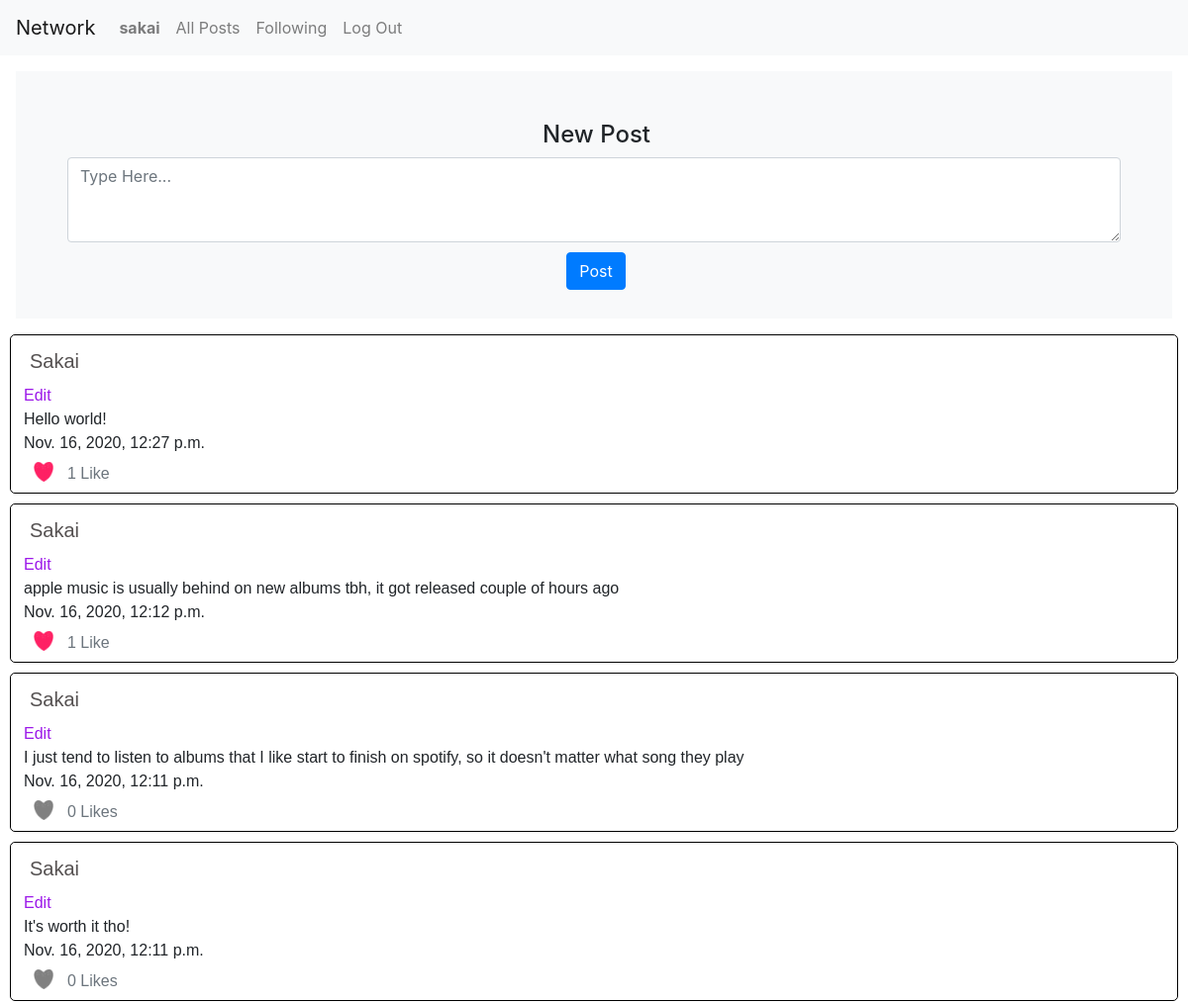
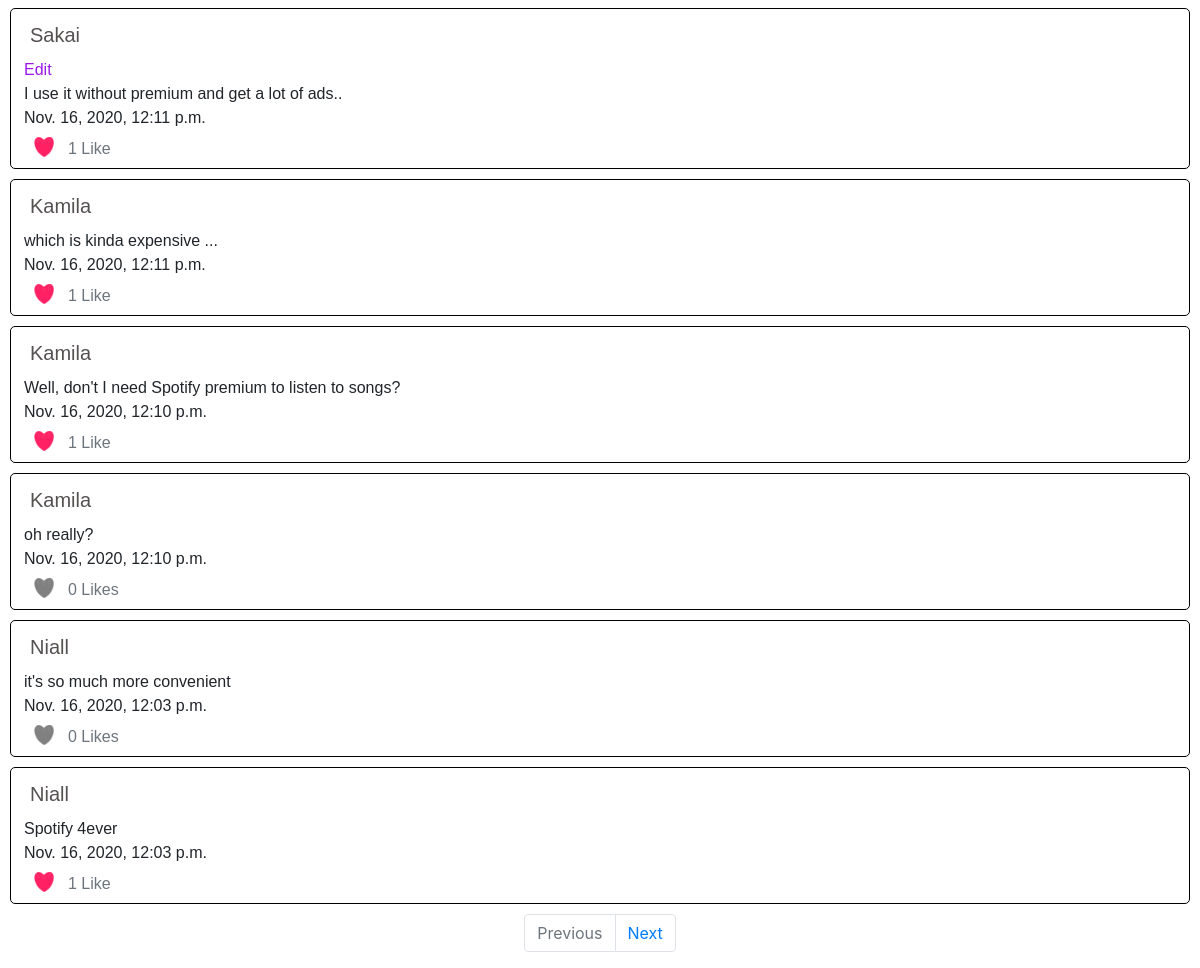
/ (signed in), run on the app's committed database (2 pictures, top to bottom).
### network/models.py (models this page shows)
class User(AbstractUser):
    pass

class Post(models.Model):
    owner = models.ForeignKey("User", on_delete=models.PROTECT, related_name="posts")
    text = models.TextField(blank=True)
    timestamp = models.DateTimeField(auto_now_add=True)
    likes = models.ManyToManyField(User, blank=True, related_name="liked_posts")

### network/views.py (the view)
# urls.py: path("", views.index, name="index"),
def index(request):
    posts = Post.objects.all()
    posts = posts.order_by("-timestamp").all()
    paginator = Paginator(posts, 10)
    page_number = request.GET.get('page')
    page_obj = paginator.get_page(page_number)
    if request.user.is_authenticated:
        liked_posts = request.user.liked_posts.all()
    else:
        liked_posts = []
    return render(request, "network/index.html", {
        "page_obj": page_obj,
        "liked_posts": liked_posts
    })

### network/templates/network/index.html (shortened to what this page needs)
{% extends "network/layout.html" %}
{% load static %}
{% block body %}
    <div id="index-view">
        {% if user.is_authenticated%}
        <div id="new-post" class="position-relative overflow-hidden p-3 p-md-5 m-md-3 text-center bg-light" style="height: 250px;">
            <h4 style="padding-left: 5px;padding-top: 2px;">New Post</h4>
            <form action="{% url 'new_post' %}" method="post" id="new-post-form" style="margin-left: 4px; margin-right: 4px;">
                <textarea class="form-control" id="new-post-body" placeholder="Type Here..." rows="3" name= body></textarea>
                <p style="margin-top: 10px; margin-left: 4px;">
                    <button class="btn btn-primary">Post</button>
                </p>
            </form>
        </div>
        {% endif %}
        <div id="all-posts" >
        {% for post in page_obj %}
            <div id='{{post.id}}-container' style="margin:10px; padding:3px; padding-bottom:0; border-radius: 5px; border:thin solid black; font-family:Arial, Helvetica, sans-serif;">
                <p style="text-transform:capitalize; font-size: 20px; margin:0;"><a style="color: rgb(85, 81, 81); " class="nav-link" href="{% url 'profile' post.owner%}">{{post.owner}}</a></p>
                <div id='{{post.id}}-body' class="postbody">
                    {% if user.is_authenticated and user == post.owner%}
                        <div class="editpost" id="edit-{{ post.id }}" data-postid="{{ post.id }}">Edit</div>
                    {% endif %}
                    <p style="margin:0;"><span id="post_text-{{ post.id }}" >{{post.text}}</span></p>
                    <p style="margin:0;"><span>{{post.timestamp}}</span></p>
                    {% if user.is_authenticated %}
                        {% if post in liked_posts %}
                            <div class="row unlike" data-postid="{{ post.id }}" data-userid="{{ user.id }}">
                                <img src="{% static 'network/redheart.png' %}" class="icon posttext" id="heart-{{ post.id }}">
                                {% if post.likes.count == 1 %}
                                    <p class="text-secondary posttext" id="likes-{{ post.id }}">{{ post.likes.count }} Like</p><br>
                                {% else %}
                                    <p class="text-secondary posttext" id="likes-{{ post.id }}">{{ post.likes.count }} Likes</p><br>
                                {% endif %}
                            </div>
                        {% else %}
                            <div class="row like" data-postid="{{ post.id }}" data-userid="{{ user.id }}">
                                <img src="{% static 'network/heart.png' %}" class="icon posttext" id="heart-{{ post.id }}">
                                {% if post.likes.count == 1 %}
                                    <p class="text-secondary posttext" id="likes-{{ post.id }}">{{ post.likes.count }} Like</p><br>
                                {% else %}
                                    <p class="text-secondary posttext" id="likes-{{ post.id }}">{{ post.likes.count }} Likes</p><br>
                                {% endif %}
                            </div>
                        {% endif %}
                    {% endif %}
                </div>
            </div>
        {% endfor %}
            <nav aria-label="Post page navigation">
            <ul class="pagination justify-content-center">
                {% if page_obj.has_previous %}
                    <li class="page-item">
                        <a class="page-link" href="?page={{ posts.previous_page_number }}" tabindex="-1">Previous</a>
                    </li>
                {% else %}
                    <li class="page-item disabled">
                        <a class="page-link" href="#" tabindex="-1">Previous</a>
                    </li>
                {% endif %}
                {% if page_obj.has_next %}
                    <li class="page-item">
                        <a class="page-link" href="?page={{ page_obj.next_page_number }}">Next</a>
                    </li>
                {% else %}
                    <li class="page-item disabled">
                        <a class="page-link" href="#" tabindex="-1">Next</a>
                    </li>
                {% endif %}
            </ul>
            </nav>
        </div>
    </div>
{% endblock %}

### network/templates/network/layout.html (shortened to what this page needs)
{% load static %}
<!DOCTYPE html>
<html lang="en">
    <head>
        <link rel="stylesheet" href="https://stackpath.bootstrapcdn.com/bootstrap/4.4.1/css/bootstrap.min.css">
        <link href="{% static 'network/styles.css' %}" rel="stylesheet">
    </head>
    <body>
        <nav class="navbar navbar-expand-lg navbar-light bg-light">
            <a class="navbar-brand" href="#">Network</a>
            <div>
              <ul class="navbar-nav mr-auto">
                {% if user.is_authenticated %}
                    <li class="nav-item">
                        <a class="nav-link" href="{% url 'profile' user%}"><strong>{{ user.username }}</strong></a>
                    </li>
                {% endif %}
                <li class="nav-item">
                  <a class="nav-link" href="{% url 'index' %}">All Posts</a>
                </li>
                {% if user.is_authenticated %}
                    <li class="nav-item">
                        <a class="nav-link" href="{% url 'following' %}">Following</a>
                    </li>
                    <li class="nav-item">
                        <a class="nav-link" href="{% url 'logout' %}">Log Out</a>
                    </li>
                {% endif %}
              </ul>
            </div>
          </nav>
        <div class="body">
            {% block body %}
            {% endblock %}
        </div>
    </body>
</html>

### network/static/network/styles.css (style rules this page uses)
.icon { width:24px; height:24px; }
.posttext { margin: 5px; padding: 2px; }
.editpost { width: min-content; color: #9c18e9; }
.postbody { margin-left: 10px; }
.like, .unlike { margin-left: 3px; }

### data on the page
User: username "sakai"
Post: owner "Sakai", text "Hello world!", timestamp "Nov. 16, 2020, 12:27 p.m.", likes.count "1"
Post: owner "Sakai", text "apple music is usually behind on new albums tbh, it got released couple of hours ago", timestamp "Nov. 16, 2020, 12:12 p.m.", likes.count "1"
Post: owner "Sakai", text "I just tend to listen to albums that I like start to finish on spotify, so it doesn't matter what song they play", timestamp "Nov. 16, 2020, 12:11 p.m.", likes.count "0"
Post: owner "Sakai", text "It's worth it tho!", timestamp "Nov. 16, 2020, 12:11 p.m.", likes.count "0"
Post: owner "Sakai", text "I use it without premium and get a lot of ads..", timestamp "Nov. 16, 2020, 12:11 p.m.", likes.count "1"
Post: owner "Kamila", text "which is kinda expensive ...", timestamp "Nov. 16, 2020, 12:11 p.m.", likes.count "1"
Post: owner "Kamila", text "Well, don't I need Spotify premium to listen to songs?", timestamp "Nov. 16, 2020, 12:10 p.m.", likes.count "1"
Post: owner "Kamila", text "oh really?", timestamp "Nov. 16, 2020, 12:10 p.m.", likes.count "0"
Post: owner "Niall", text "it's so much more convenient", timestamp "Nov. 16, 2020, 12:03 p.m.", likes.count "0"
Post: owner "Niall", text "Spotify 4ever", timestamp "Nov. 16, 2020, 12:03 p.m.", likes.count "1"
